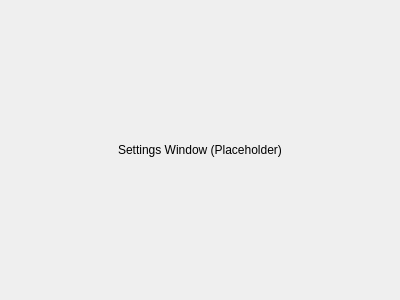
<?xml version="1.0" encoding="UTF-8"?>
<ui version="4.0">
 <class>SettingsWindow</class>
 <widget class="QWidget" name="SettingsWindow">
  <property name="geometry">
   <rect>
    <x>0</x>
    <y>0</y>
    <width>400</width>
    <height>300</height>
   </rect>
  </property>
  <property name="windowTitle">
   <string>Settings</string>
  </property>
  <layout class="QVBoxLayout" name="verticalLayout">
   <item>
    <widget class="QLabel" name="label">
     <property name="text">
      <string>Settings Window (Placeholder)</string>
     </property>
     <property name="alignment">
      <set>Qt::AlignCenter</set>
     </property>
    </widget>
   </item>
  </layout>
 </widget>
 <resources/>
 <connections/>
</ui>
